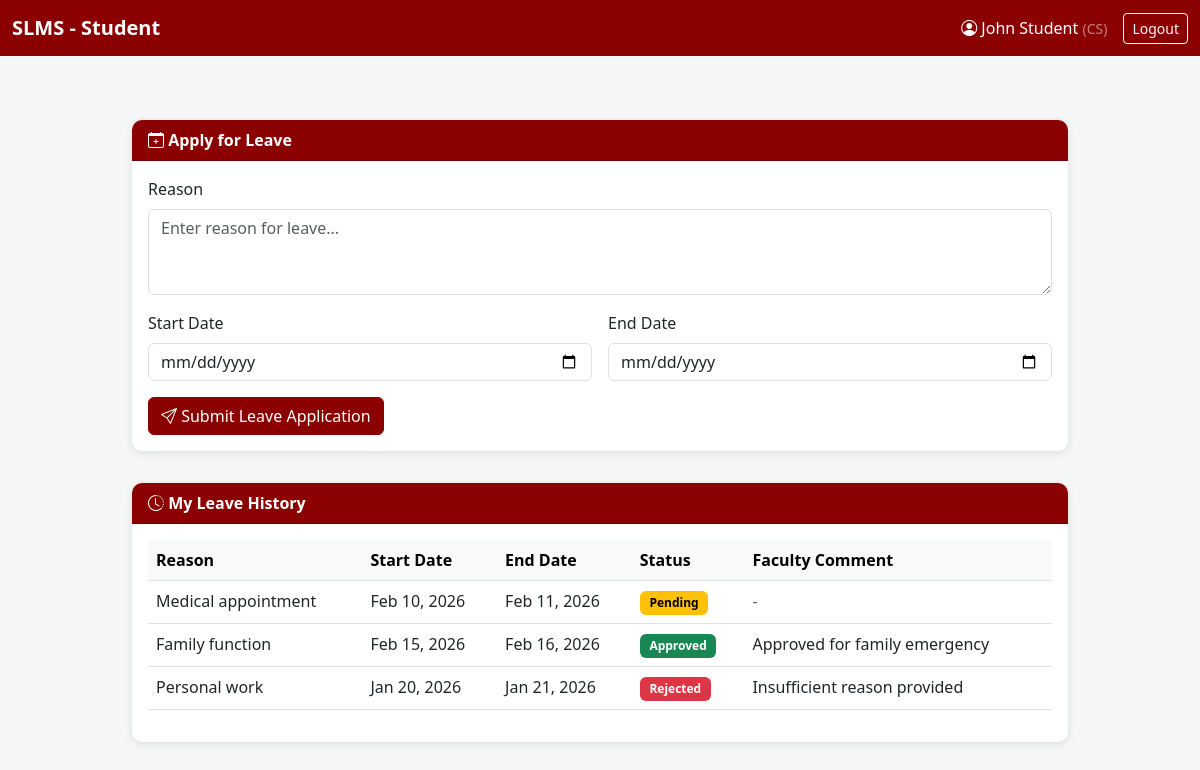
Screenshot of /student_dashboard.php (signed in) with the database file from the repository.
### tables this page shows
CREATE TABLE leaves (
    id INT AUTO_INCREMENT PRIMARY KEY,
    user_id INT NOT NULL,
    reason TEXT NOT NULL,
    startDate DATE NOT NULL,
    endDate DATE NOT NULL,
    status ENUM('Pending', 'Approved', 'Rejected') DEFAULT 'Pending',
    facultyComment TEXT,
    created_at TIMESTAMP DEFAULT CURRENT_TIMESTAMP,
    FOREIGN KEY (user_id) REFERENCES users(id) ON DELETE CASCADE
);

### student_dashboard.php (the view, shortened to what this page needs)
<?php
include 'includes/db_connect.php';
$userId = $_SESSION['user_id'];
$leaves = $conn->query("SELECT * FROM leaves WHERE user_id = $userId ORDER BY created_at DESC");
?>
<!DOCTYPE html>
<html lang="en">
<head>
    <link href="https://cdn.jsdelivr.net/npm/bootstrap@5.3.0/dist/css/bootstrap.min.css" rel="stylesheet">
    <link rel="stylesheet" href="https://cdn.jsdelivr.net/npm/bootstrap-icons@1.10.0/font/bootstrap-icons.css">
</head>
<body>
<?php include 'includes/navbar.php'; ?>
<div class="dashboard-container">
    <div class="card">
        <div class="card-header">
            <i class="bi bi-calendar-plus"></i> Apply for Leave
        </div>
        <div class="card-body">
            <form method="POST" action="">
                <div class="mb-3">
                    <label class="form-label">Reason</label>
                    <textarea name="reason" class="form-control" rows="3" required placeholder="Enter reason for leave..."></textarea>
                </div>
                <div class="row g-3">
                    <div class="col-md-6">
                        <label class="form-label">Start Date</label>
                        <input type="date" name="startDate" class="form-control" required>
                    </div>
                    <div class="col-md-6">
                        <label class="form-label">End Date</label>
                        <input type="date" name="endDate" class="form-control" required>
                    </div>
                </div>
                <div class="mt-3">
                    <button type="submit" class="btn btn-primary">
                        <i class="bi bi-send"></i> Submit Leave Application
                    </button>
                </div>
            </form>
        </div>
    </div>
    <div class="card">
        <div class="card-header">
            <i class="bi bi-clock-history"></i> My Leave History
        </div>
        <div class="card-body">
            <?php if($leaves->num_rows == 0): ?>
                <p class="text-muted">No leave applications yet.</p>
            <?php else: ?>
                <div class="table-responsive">
                    <table class="table table-hover">
                        <thead class="table-light">
                            <tr>
                                <th>Reason</th>
                                <th>Start Date</th>
                                <th>End Date</th>
                                <th>Status</th>
                                <th>Faculty Comment</th>
                            </tr>
                        </thead>
                        <tbody>
                            <?php while($leave = $leaves->fetch_assoc()): ?>
                                <tr>
                                    <td><?php echo htmlspecialchars($leave['reason']); ?></td>
                                    <td><?php echo date('M d, Y', strtotime($leave['startDate'])); ?></td>
                                    <td><?php echo date('M d, Y', strtotime($leave['endDate'])); ?></td>
                                    <td>
                                        <?php
                                        $statusClass = 'status-pending';
                                        if ($leave['status'] == 'Approved') $statusClass = 'status-approved';
                                        if ($leave['status'] == 'Rejected') $statusClass = 'status-rejected';
                                        ?>
                                        <span class="badge <?php echo $statusClass; ?>">
                                            <?php echo $leave['status']; ?>
                                        </span>
                                    </td>
                                    <td>
                                        <?php
                                        echo $leave['facultyComment']
                                            ? htmlspecialchars($leave['facultyComment'])
                                            : '<span class="text-muted">-</span>';
                                        ?>
                                    </td>
                                </tr>
                            <?php endwhile; ?>
                        </tbody>
                    </table>
                </div>
            <?php endif; ?>
        </div>
    </div>
</div>
</body>
</html>

### includes/navbar.php (shortened to what this page needs)
<nav class="navbar navbar-expand-lg navbar-dark" style="background-color: #8b0000;">
    <div class="container-fluid">
        <a class="navbar-brand fw-bold" href="#">SLMS - <?php echo ucfirst($_SESSION['role']); ?></a>
        <div class="d-flex align-items-center">
            <span class="text-white me-3">
                <i class="bi bi-person-circle"></i>
                <?php echo htmlspecialchars($_SESSION['name']); ?>
                <?php if($_SESSION['department']): ?>
                    <small class="text-white-50">(<?php echo htmlspecialchars($_SESSION['department']); ?>)</small>
                <?php endif; ?>
            </span>
            <a href="logout.php" class="btn btn-outline-light btn-sm">Logout</a>
        </div>
    </div>
</nav>

### student_dashboard.php (style rules this page uses)
body { background-color: #f4f7f6; }
.dashboard-container { max-width: 1000px; margin: 0 auto; padding: 2rem; }
.card { border: none; border-radius: 10px; box-shadow: 0 2px 8px rgba(0,0,0,0.1); margin-bottom: 2rem; }
.card-header { background-color: #8b0000; color: white; font-weight: 600; border-radius: 10px 10px 0 0 !important; }
.btn-primary { background-color: #8b0000 !important; border-color: #8b0000 !important; }
.badge { padding: 0.5em 0.8em; }
.status-pending { background-color: #ffc107; color: #000; }
.status-approved { background-color: #198754; color: #fff; }
.status-rejected { background-color: #dc3545; color: #fff; }

### includes/navbar.php (style rules this page uses)
.navbar { margin-bottom: 2rem; }

### rows the page displays
leaves: reason "Medical appointment", startDate "Feb 10, 2026", endDate "Feb 11, 2026", status "Pending"
leaves: reason "Family function", startDate "Feb 15, 2026", endDate "Feb 16, 2026", status "Approved", facultyComment "Approved for family emergency"
leaves: reason "Personal work", startDate "Jan 20, 2026", endDate "Jan 21, 2026", status "Rejected", facultyComment "Insufficient reason provided"

### other values shown
$_SESSION['role'] "Student"
$_SESSION['name'] "John Student"
$_SESSION['department'] "CS"
